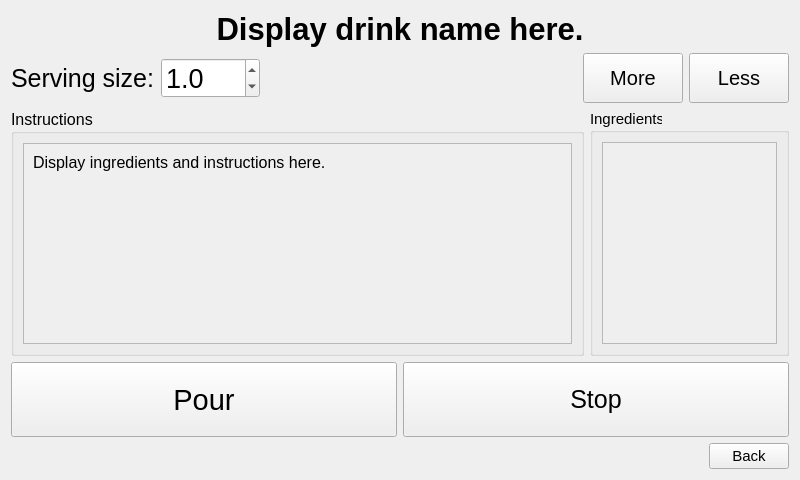
<?xml version="1.0" encoding="UTF-8"?>
<ui version="4.0">
 <class>PourWindow</class>
 <widget class="QWidget" name="PourWindow">
  <property name="geometry">
   <rect>
    <x>0</x>
    <y>0</y>
    <width>800</width>
    <height>480</height>
   </rect>
  </property>
  <property name="font">
   <font>
    <pointsize>11</pointsize>
   </font>
  </property>
  <property name="windowTitle">
   <string>Pouring...</string>
  </property>
  <property name="windowIcon">
   <iconset>
    <normaloff>../images/icons/Bronx.ico</normaloff>../images/icons/Bronx.ico</iconset>
  </property>
  <layout class="QVBoxLayout" name="verticalLayout">
   <item>
    <widget class="QLabel" name="dsp_name">
     <property name="font">
      <font>
       <pointsize>23</pointsize>
       <weight>75</weight>
       <bold>true</bold>
      </font>
     </property>
     <property name="text">
      <string>Display drink name here.</string>
     </property>
     <property name="alignment">
      <set>Qt::AlignCenter</set>
     </property>
    </widget>
   </item>
   <item>
    <layout class="QHBoxLayout" name="horizontalLayout_2">
     <item>
      <widget class="QLabel" name="label_3">
       <property name="font">
        <font>
         <pointsize>19</pointsize>
        </font>
       </property>
       <property name="text">
        <string>Serving size:</string>
       </property>
      </widget>
     </item>
     <item>
      <widget class="QDoubleSpinBox" name="doubleSpinBox">
       <property name="font">
        <font>
         <pointsize>20</pointsize>
        </font>
       </property>
       <property name="decimals">
        <number>1</number>
       </property>
       <property name="singleStep">
        <double>0.500000000000000</double>
       </property>
       <property name="value">
        <double>1.000000000000000</double>
       </property>
      </widget>
     </item>
     <item>
      <spacer name="horizontalSpacer_2">
       <property name="orientation">
        <enum>Qt::Horizontal</enum>
       </property>
       <property name="sizeHint" stdset="0">
        <size>
         <width>40</width>
         <height>20</height>
        </size>
       </property>
      </spacer>
     </item>
     <item>
      <widget class="QPushButton" name="btn_more">
       <property name="minimumSize">
        <size>
         <width>100</width>
         <height>50</height>
        </size>
       </property>
       <property name="font">
        <font>
         <pointsize>15</pointsize>
        </font>
       </property>
       <property name="text">
        <string>More</string>
       </property>
      </widget>
     </item>
     <item>
      <widget class="QPushButton" name="btn_less">
       <property name="minimumSize">
        <size>
         <width>100</width>
         <height>50</height>
        </size>
       </property>
       <property name="font">
        <font>
         <pointsize>15</pointsize>
        </font>
       </property>
       <property name="text">
        <string>Less</string>
       </property>
      </widget>
     </item>
    </layout>
   </item>
   <item>
    <layout class="QHBoxLayout" name="horizontalLayout_4">
     <item>
      <widget class="QGroupBox" name="groupBox">
       <property name="sizePolicy">
        <sizepolicy hsizetype="Preferred" vsizetype="MinimumExpanding">
         <horstretch>0</horstretch>
         <verstretch>0</verstretch>
        </sizepolicy>
       </property>
       <property name="font">
        <font>
         <pointsize>12</pointsize>
        </font>
       </property>
       <property name="title">
        <string>Instructions</string>
       </property>
       <layout class="QVBoxLayout" name="verticalLayout_2">
        <item>
         <widget class="QScrollArea" name="scrollArea">
          <property name="widgetResizable">
           <bool>true</bool>
          </property>
          <widget class="QWidget" name="scrollAreaWidgetContents">
           <property name="geometry">
            <rect>
             <x>0</x>
             <y>0</y>
             <width>557</width>
             <height>201</height>
            </rect>
           </property>
           <layout class="QVBoxLayout" name="verticalLayout_3">
            <item>
             <widget class="QLabel" name="dsp_instructions">
              <property name="sizePolicy">
               <sizepolicy hsizetype="Preferred" vsizetype="Expanding">
                <horstretch>0</horstretch>
                <verstretch>0</verstretch>
               </sizepolicy>
              </property>
              <property name="text">
               <string>Display ingredients and instructions here.</string>
              </property>
              <property name="alignment">
               <set>Qt::AlignLeading|Qt::AlignLeft|Qt::AlignTop</set>
              </property>
              <property name="wordWrap">
               <bool>true</bool>
              </property>
             </widget>
            </item>
           </layout>
          </widget>
         </widget>
        </item>
       </layout>
      </widget>
     </item>
     <item>
      <widget class="QGroupBox" name="groupBox_2">
       <property name="title">
        <string>Ingredients</string>
       </property>
       <layout class="QVBoxLayout" name="verticalLayout_4">
        <item>
         <widget class="QScrollArea" name="scrollArea_2">
          <property name="sizePolicy">
           <sizepolicy hsizetype="Preferred" vsizetype="Expanding">
            <horstretch>0</horstretch>
            <verstretch>0</verstretch>
           </sizepolicy>
          </property>
          <property name="minimumSize">
           <size>
            <width>175</width>
            <height>0</height>
           </size>
          </property>
          <property name="widgetResizable">
           <bool>true</bool>
          </property>
          <widget class="QWidget" name="scrollAreaWidgetContents_2">
           <property name="geometry">
            <rect>
             <x>0</x>
             <y>0</y>
             <width>173</width>
             <height>202</height>
            </rect>
           </property>
           <layout class="QVBoxLayout" name="verticalLayout_5">
            <item>
             <widget class="QLabel" name="dsp_ingredients">
              <property name="text">
               <string/>
              </property>
             </widget>
            </item>
           </layout>
          </widget>
         </widget>
        </item>
       </layout>
      </widget>
     </item>
    </layout>
   </item>
   <item>
    <layout class="QHBoxLayout" name="horizontalLayout_3">
     <item>
      <widget class="QPushButton" name="btn_pour">
       <property name="minimumSize">
        <size>
         <width>0</width>
         <height>75</height>
        </size>
       </property>
       <property name="font">
        <font>
         <pointsize>22</pointsize>
        </font>
       </property>
       <property name="autoFillBackground">
        <bool>false</bool>
       </property>
       <property name="text">
        <string>Pour</string>
       </property>
      </widget>
     </item>
     <item>
      <widget class="QPushButton" name="btn_stop">
       <property name="minimumSize">
        <size>
         <width>0</width>
         <height>75</height>
        </size>
       </property>
       <property name="font">
        <font>
         <pointsize>19</pointsize>
        </font>
       </property>
       <property name="autoFillBackground">
        <bool>false</bool>
       </property>
       <property name="text">
        <string>Stop</string>
       </property>
      </widget>
     </item>
    </layout>
   </item>
   <item>
    <layout class="QHBoxLayout" name="horizontalLayout">
     <item>
      <spacer name="horizontalSpacer">
       <property name="orientation">
        <enum>Qt::Horizontal</enum>
       </property>
       <property name="sizeHint" stdset="0">
        <size>
         <width>40</width>
         <height>20</height>
        </size>
       </property>
      </spacer>
     </item>
     <item>
      <widget class="QPushButton" name="btn_back">
       <property name="text">
        <string>Back</string>
       </property>
      </widget>
     </item>
    </layout>
   </item>
  </layout>
 </widget>
 <resources/>
 <connections>
  <connection>
   <sender>btn_more</sender>
   <signal>clicked()</signal>
   <receiver>doubleSpinBox</receiver>
   <slot>stepUp()</slot>
   <hints>
    <hint type="sourcelabel">
     <x>605</x>
     <y>77</y>
    </hint>
    <hint type="destinationlabel">
     <x>185</x>
     <y>76</y>
    </hint>
   </hints>
  </connection>
  <connection>
   <sender>btn_less</sender>
   <signal>clicked()</signal>
   <receiver>doubleSpinBox</receiver>
   <slot>stepDown()</slot>
   <hints>
    <hint type="sourcelabel">
     <x>711</x>
     <y>89</y>
    </hint>
    <hint type="destinationlabel">
     <x>193</x>
     <y>88</y>
    </hint>
   </hints>
  </connection>
 </connections>
</ui>
